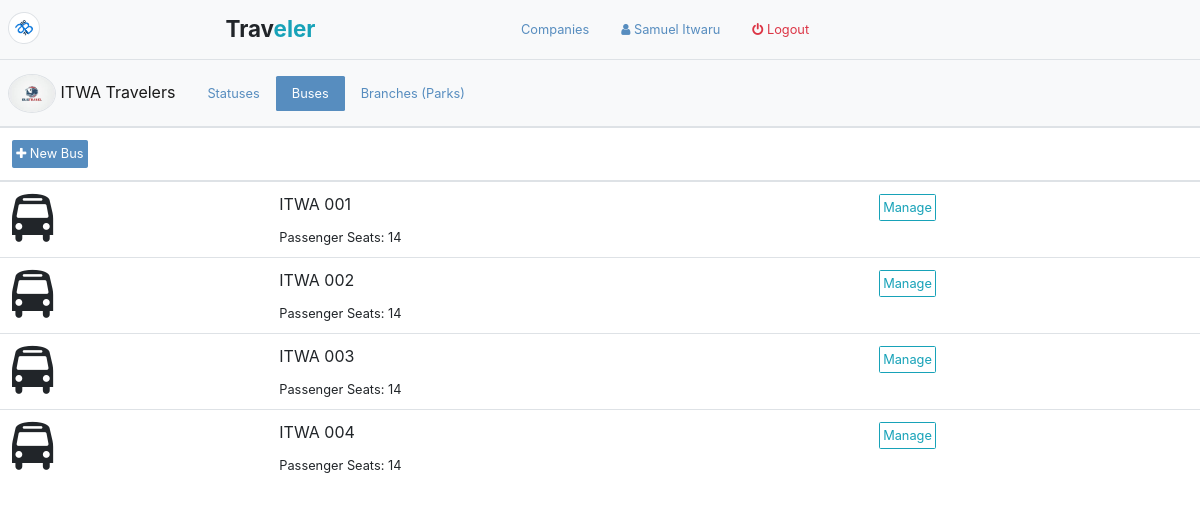
The app's page /company/1/buses (signed in) with its own data.
### app/models/models.py (models this page shows, shortened)
class Profile(db.Model):
    id = db.Column(db.Integer, primary_key=True)
    first_name = db.Column(db.String(64), nullable=False)
    last_name = db.Column(db.String(64), nullable=False)
    email = db.Column(db.String(64), unique=True, nullable=False)
    telephone = db.Column(db.String(16), nullable=False)
    email_valid = db.Column(db.Boolean, default=False)
    telephone_valid = db.Column(db.Boolean, default=False)
    credit = db.Column(db.Float, default=0.0)
    is_admin = db.Column(db.Boolean())
    is_manager = db.Column(db.Boolean())
    is_cashier = db.Column(db.Boolean())
    is_passenger = db.Column(db.Boolean())
    branch_id = db.Column(db.Integer, db.ForeignKey("branch.id"))
    user_id = db.Column(db.Integer, db.ForeignKey("user.id", ondelete="CASCADE"), nullable=False)
    payments = db.relationship("Payment", backref="profile")
    def display_name(self):
        return f"{self.first_name} {self.last_name}"

class TimestampedModel(Model):
    created_at = Column(DateTime, default=now())
    updated_at = Column(DateTime)

class Company(db.Model, TimestampedModel):
    id = db.Column(db.Integer, primary_key=True)
    name = db.Column(db.String(64))
    logo = db.Column(db.String(64))
    branches = db.relationship("Branch", backref="company")
    buses = db.relationship("Bus", backref="company")
    statuses = db.relationship("Status", backref="company")
    payments = db.relationship("Payment", backref="company")

class Bus(db.Model):
    id = db.Column(db.Integer, primary_key=True)
    number = db.Column(db.String(16))
    columns = db.Column(db.Integer)
    rows = db.Column(db.Integer)
    broadcast = db.Column(db.Boolean)
    departure_time = db.Column(db.DateTime)
    schedule_cancelled_reason = db.Column(db.String(1024))
    booking_deadline = db.Column(db.DateTime)
    free_bus_time = db.Column(db.DateTime)
    branch_id = db.Column(db.Integer, db.ForeignKey("branch.id"))
    company_id = db.Column(db.Integer, db.ForeignKey("company.id"))
    status_id = db.Column(db.Integer, db.ForeignKey("status.id"))
    journey_id = db.Column(db.Integer, db.ForeignKey("journey.id"))
    grids = db.relationship("Grid", backref="bus", cascade="delete", lazy="dynamic")
    bookings = db.relationship("Booking", backref="bus")
    payments = db.relationship("Payment", backref="bus")
    def seats(self):
        return list(filter(lambda grid:grid.grid_type==1, self.grids))

### app/WEB/views/company.py (the view)
@company_bp.route("/<int:company_id>/buses", methods=["GET"])
@login_required
def get_company_buses(company_id):
    company = Company.query.get(company_id)
    buses = Bus.query.filter_by(company_id=company_id).all()
    create_bus_form = CreateBusForm(company=company)
    return render_template("bus/company-buses.html", buses=buses, company=company, create_bus_form=create_bus_form)

### app/WEB/context_processors.py (called while the page is built)
@app.context_processor
def application():
	return  {
		"HOST": app.config.get("HOST_ADDRESS")
	}

@app.context_processor
def company():
	context = dict()
	if current_user.is_authenticated:
		context["profile"] = current_user.profile
		branch = current_user.profile.branch
		if branch:
			context["branch"] = branch
			context["company"] = branch.company
	return context

### app/models/models.py (called while the page is built)
    def __str__(self):
        return self.name

    def __str__(self):
        return self.profile.display_name()

### app/setup.py (called while the page is built)
@login_manager.user_loader
def load_user(user_id):
	return User.query.get(user_id)

### app/templates/bus/company-buses.html (shortened to what this page needs)
{% extends 'company/company.html' %}
{% block active_buses %}active{% endblock %}
{% block company_content %}
	<div class="">
		<table class="table">
	    	{% if buses|length %}
	        <thead>
	        	<th colspan="3">
	                <button class="btn btn-primary" data-toggle="modal" data-target="#createBusModal"><span class="fa fa-plus"></span> New Bus</button>
	        	</th>
	        </thead>
	        {% endif %}
	        <tbody>
	            {% for bus in buses %}
	                <tr>
	                    <td>
	                    	<span class="fa fa-bus fa-3x"></span>
	                    </td>
	                    <td class="m-auto">
	                        <p>{{bus.number}}</p>
	                        <small>Passenger Seats: {{bus.seats()|length}} </small>
	                    </td>
	                    <td><a href="{{ url_for('company.get_company_bus', company_id=company.id, bus_id=bus.id) }}" class='btn btn-outline-info'>Manage</a></td>
	                </tr>
	            {% else %}
	                <div class="container" align="center">
	                    <p class="display-5 text-muted p-2">No Buses!</p>
	                    <br>
	                    <button class="btn btn-primary" data-toggle="modal" data-target="#createBusModal"><span class="fa fa-plus"></span> New Bus</button>
	                </div>
	            {% endfor %}
	        </tbody>
	    </table>
	</div>
{% endblock %}

### app/templates/company/company-base.html (shortened to what this page needs)
{% extends 'index/admin-base.html' %}
{% block content %}
<nav class="navbar navbar-expand-lg navbar-light bg-light p-2 border-bottom fixed d-flex">
	<a class="navbar-brand" href="{{url_for('company.get_company', company_id=company.id)}}"><img class="img-fluid rounded rounded-circle bg-white img-thumbnail p-0" style="width: 3rem;" src="{{url_for('company.get_company_logo', logoname=company.logo)}}" /> {{company.name}}</a>
	<div class="collapse navbar-collapse" id="navbarSupportedContent">
		<ul class="nav nav-pills mr-auto">
			<li class="nav-item">
				<a class="nav-link {% block active_statuses %}{% endblock %}" href="{{ url_for('company.get_company_statuses', company_id=company.id) }}">Statuses</a>
			</li>
			<li class="nav-item">
				<a class="nav-link {% block active_buses %}{% endblock %}" href="{{ url_for('company.get_company_buses', company_id=company.id) }}">Buses</a>
			</li>
			<li class="nav-item">
				<a class="nav-link {% block active_branches %}{% endblock %}" href="{{ url_for('company.get_company_branches', company_id=company.id) }}">Branches (Parks)</a>
			</li>
		</ul>
	</div>
</nav>
{% block company_content %}
{% endblock %}
{% endblock %}

### app/templates/index/admin-base.html (shortened to what this page needs)
{% extends 'base.html' %}
{% block body %}
	<body>
		<nav class="navbar navbar-expand-lg navbar-light bg-light p-2 border-bottom d-flex fixed">
			<div class="d-flex flex-fill">
				<div>
					<div>
						<img style="width: 2rem; transform: rotate(-40deg);" src="{{url_for('static', filename='img/logo.png')}}" class="p-0 img-thumbnail rounded-circle" />
					</div>
				</div>
				<h3 class="m-1 text-center flex-fill"><strong>Trav<span class="text-info">eler</span></strong></h3>
            </div>
			{% block admin_navigation %}
				<nav id="managerNavigation" class="collapse navbar-collapse navbar-expand-lg navbar-light bg-light p-1 fixed">
					<ul class="nav nav-pills">
						<li class="nav-item">
							<a class="nav-link {% block companies_active %}{% endblock %}" href="{{url_for('company.get_companies')}}">Companies</a>
						</li>
						<li class="nav-item">
							<a class="nav-link {% block profile_active %}{% endblock %}" href="{{ url_for('user.update_user_password') }}">
								<span class="fa fa-user"></span> {{current_user}}
							</a>
						</li>
						<li class="nav-item">
							<a href="{{ url_for('index.logout') }}" class="nav-link text-danger"><span class="fa fa-power-off"></span> Logout</a>
						</li>
					</ul>
				</nav>
			{% endblock %}
		</nav>
		{% block content %}
		{% endblock %}
	</body>
{% endblock %}

### app/static/css/style.css (style rules this page uses)
.fixed { position:sticky; top:0; z-index:1; }

### records on screen
Profile: first_name+last_name "Samuel Itwaru"
Company: logo (picture), name "ITWA Travelers"
Bus: number "ITWA 001", seats|length "14"
Bus: number "ITWA 002", seats|length "14"
Bus: number "ITWA 003", seats|length "14"
Bus: number "ITWA 004", seats|length "14"
